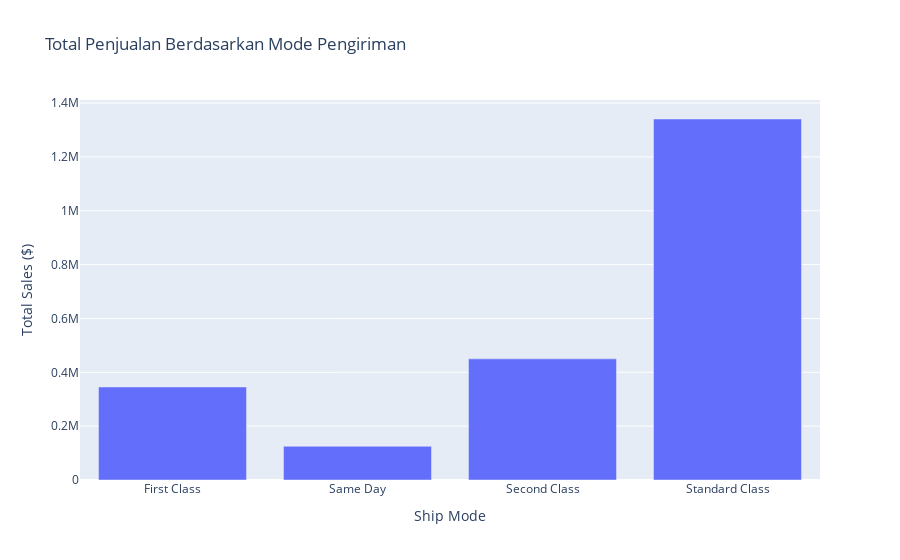

Source (notebook cell):
### Markdown cell above
Berikut adalah line chart untuk order bulanan. Dari visualisasi diatas, kenaikan garis menandakan bahwa pemesanan sedang tinggi di bulan tersebut, begitupun sebaliknya jika garis turun maka menandakan kalau tren pesanan ikut turun. Selain itu, fluktuasi pada chart dapat memaparkan periode ketidakstabilan permintaan barang.

### Code cell
ship_mode = df.groupby('Ship Mode')['Sales'].agg(['sum', 'count']).reset_index()
fig7 = px.bar(ship_mode, x='Ship Mode', y='sum',
             title='Total Penjualan Berdasarkan Mode Pengiriman',
             labels={'sum': 'Total Sales ($)'})
fig7.show()

### Figure 1 — Plotly figure (JSON) as saved in the notebook; plotly's stock layout.template omitted (floating-point values rounded to 4 significant figures)
{"data": [{"alignmentgroup": "True", "hovertemplate": "Ship Mode=%{x}<br>Total Sales ($)=%{y}<extra></extra>", "legendgroup": "", "marker": {"color": "#636efa", "pattern": {"shape": ""}}, "name": "", "offsetgroup": "", "orientation": "v", "showlegend": false, "textposition": "auto", "type": "bar", "x": ["First Class", "Same Day", "Second Class", "Standard Class"], "xaxis": "x", "y": [345600.0, 125219, 449914, 1341000.0], "yaxis": "y"}], "layout": {"barmode": "relative", "legend": {"tracegroupgap": 0}, "title": {"text": "Total Penjualan Berdasarkan Mode Pengiriman"}, "xaxis": {"anchor": "y", "domain": [0, 1], "title": {"text": "Ship Mode"}}, "yaxis": {"anchor": "x", "domain": [0, 1], "title": {"text": "Total Sales ($)"}}}}
